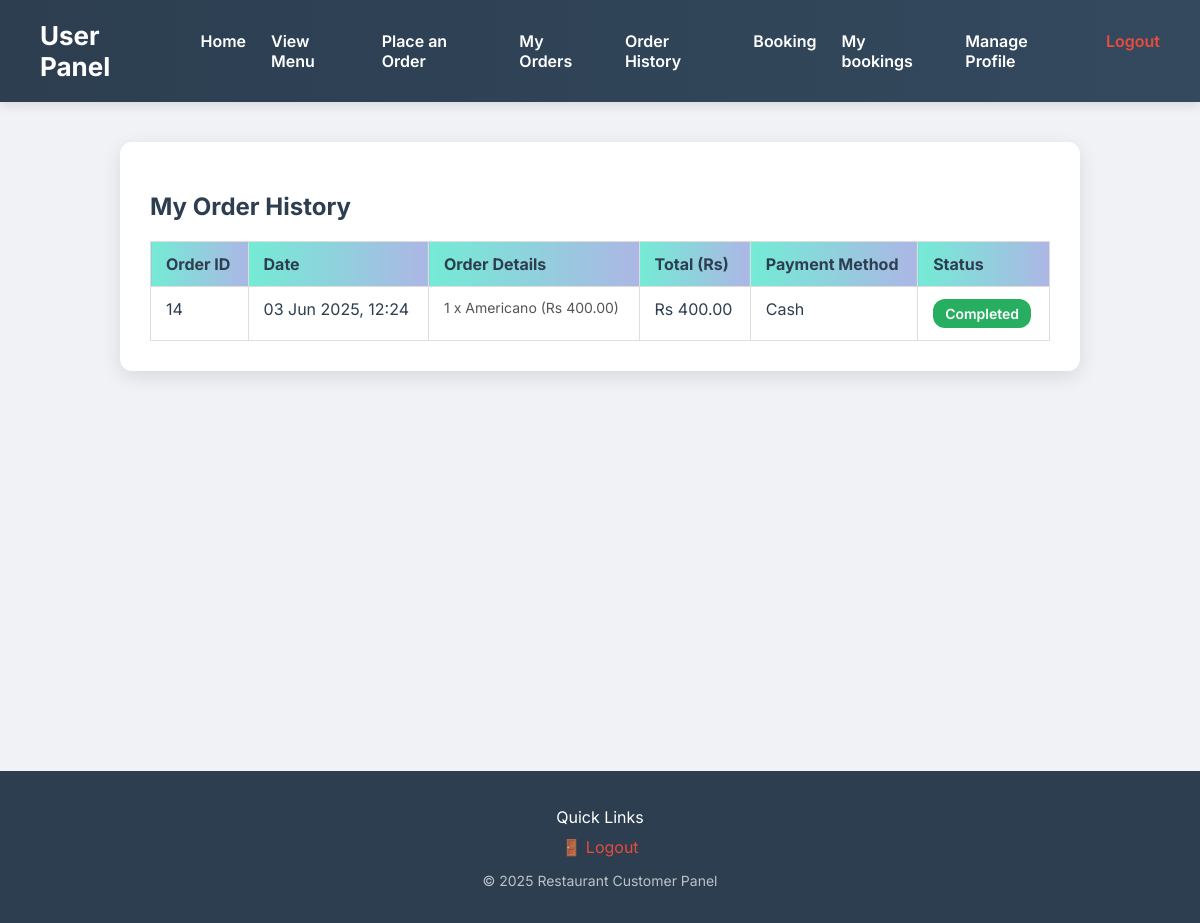
The app's page /order_history.php (signed in), older data.
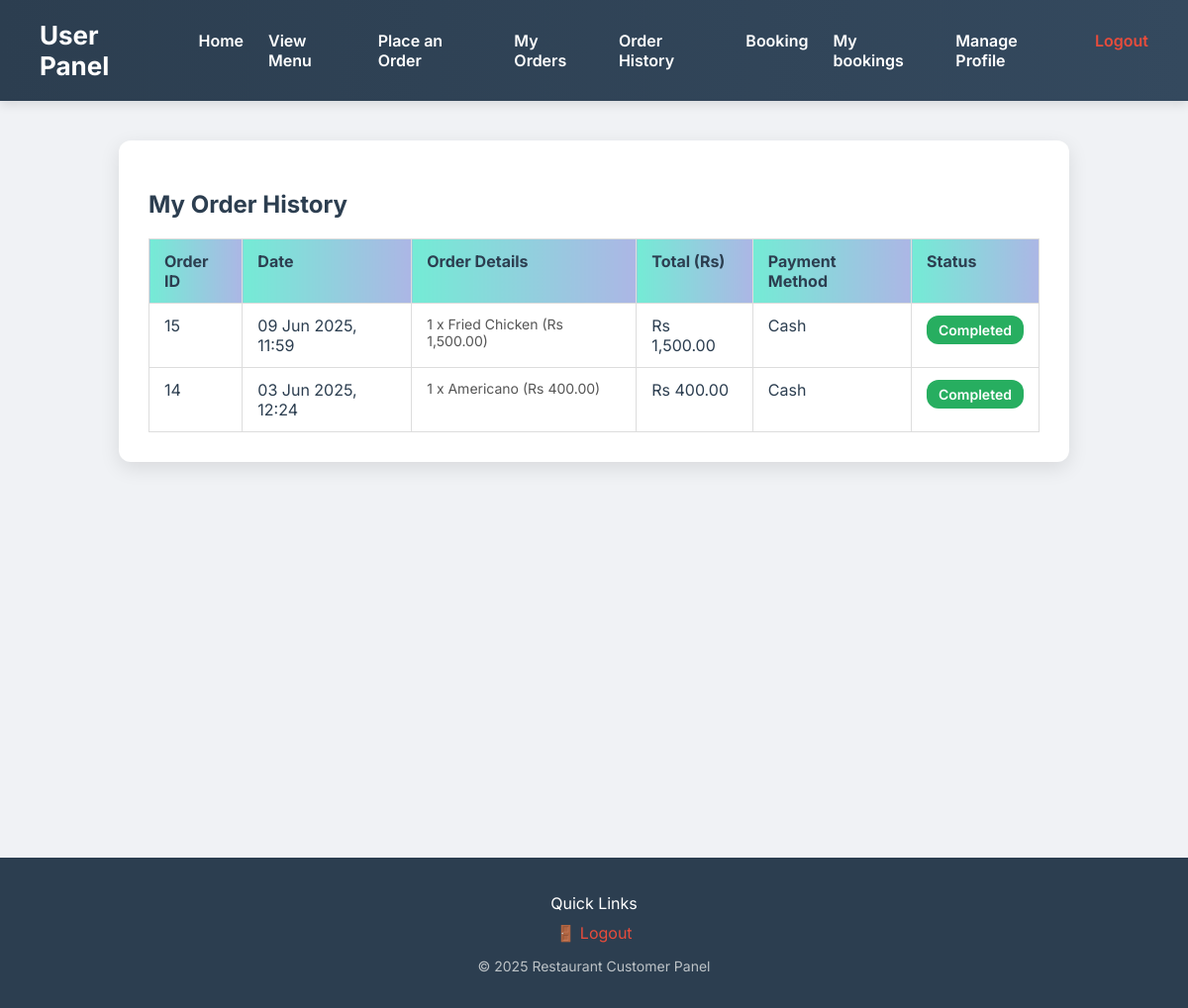
The same page, newer data.
### tables this page shows
CREATE TABLE `orders` (
  `id` int(11) NOT NULL,
  `user_id` int(11) DEFAULT NULL,
  `order_date` datetime DEFAULT current_timestamp(),
  `order_details` text DEFAULT NULL,
  `total` decimal(10,2) NOT NULL,
  `status` varchar(50) DEFAULT NULL,
  `assigned_staff_id` int(11) DEFAULT NULL,
  `payment_method` varchar(50) DEFAULT NULL
);

### order_history.php (the view, shortened to what this page needs)
<?php
include 'db_connect.php';
$userId = $_SESSION['user_id'];
try {
    $stmt = $conn->prepare("
        SELECT
            orders.id,
            orders.order_date,
            orders.total,
            orders.status,
            orders.payment_method,
            orders.order_details
        FROM orders
        WHERE orders.user_id = :user_id
        ORDER BY orders.order_date DESC
    ");
    $stmt->execute(['user_id' => $userId]);
    $orders = $stmt->fetchAll(PDO::FETCH_ASSOC);
} catch (PDOException $e) {
    die("Database error: " . $e->getMessage());
}
?>
<!DOCTYPE html>
<html lang="en">
<head>
</head>
<body>
<nav class="navbar">
    <h1> User Panel</h1>
     <ul>
        <li> <a href="user_dashboard.php">Home</a></li>
        <li><a href="menu.php">View Menu</a></li>
    <li><a href="order_menu.php">Place an Order</a></li>
    <li><a href="my_orders.php">My Orders</a></li>
        <li><a href="order_history.php">Order History</a></li>
          <li><a href="book_table.php">Booking</a></li>
           <li><a href="my_bookings.php">My bookings</a></li>
        <li><a href="profile.php">Manage Profile</a></li>
        <li><a class="logout" href="logout.php">Logout</a></li>
    </ul>
</nav>
<div class="container">
    <h2>My Order History</h2>
    <?php if (empty($orders)): ?>
        <div class="no-orders">You have not placed any orders yet.</div>
    <?php else: ?>
        <table>
            <thead>
                <tr>
                    <th>Order ID</th>
                    <th>Date</th>
                    <th>Order Details</th>
                    <th>Total (Rs)</th>
                    <th>Payment Method</th>
                    <th>Status</th>
                </tr>
            </thead>
            <tbody>
                <?php foreach ($orders as $order): ?>
                    <tr>
                        <td><?= htmlspecialchars($order['id']) ?></td>
                        <td><?= htmlspecialchars(date("d M Y, H:i", strtotime($order['order_date']))) ?></td>
                        <td class="order-details">
                            <?php
                                $details = json_decode($order['order_details'], true);
                                if ($details) {
                                    foreach ($details as $item) {
                                        echo htmlspecialchars("{$item['quantity']} x {$item['name']} (Rs " . number_format($item['subtotal'], 2) . ")") . "<br>";
                                    }
                                } else {
                                    echo "No details available";
                                }
                            ?>
                        </td>
                        <td>Rs <?= number_format($order['total'], 2) ?></td>
                        <td><?= htmlspecialchars($order['payment_method'] ?? 'N/A') ?></td>
                        <td>
                            <?php
                                $status = strtolower($order['status']);
                                $status_class = "status " . $status;
                                echo "<span class=\"$status_class\">" . ucfirst($status) . "</span>";
                            ?>
                        </td>
                    </tr>
                <?php endforeach; ?>
            </tbody>
        </table>
    <?php endif; ?>
</div>
    <footer style="background-color: #2c3e50; color: white; padding: 20px 0; text-align: center; margin-top: 400px;">
    <div style="max-width: 1100px; margin: auto;">
        <p style="margin-bottom: 10px; font-size: 16px;">Quick Links</p>
        <div style="display: flex; justify-content: center; flex-wrap: wrap; gap: 20px;">
            <a href="logout.php" style="color: #e74c3c; text-decoration: none;">🚪 Logout</a>
        </div>
        <p style="margin-top: 15px; font-size: 14px; color: #bdc3c7;">&copy; <?= date("Y") ?> Restaurant Customer Panel</p>
    </div>
</footer>
</body>
</html>

Row changes from the older to the newer data that the page shows:
added orders: id "15", order_date "09 Jun 2025, 11:59", subtotal "1 x Fried Chicken (Rs 1,500.00)", total "1,500.00", payment_method "Cash", status "Completed"
